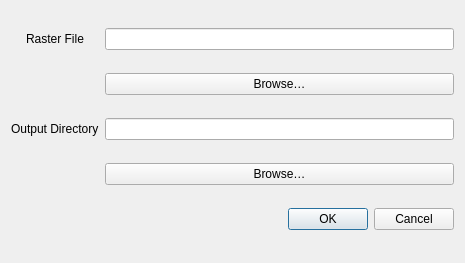
<?xml version="1.0" encoding="UTF-8"?>
<ui version="4.0">
 <class>Dialog</class>
 <widget class="QDialog" name="Dialog">
  <property name="geometry">
   <rect>
    <x>0</x>
    <y>0</y>
    <width>465</width>
    <height>263</height>
   </rect>
  </property>
  <property name="windowTitle">
   <string>Dialog</string>
  </property>
  <layout class="QGridLayout" name="gridLayout">
   <item row="0" column="0" alignment="Qt::AlignHCenter">
    <widget class="QLabel" name="label">
     <property name="text">
      <string>Raster File</string>
     </property>
    </widget>
   </item>
   <item row="0" column="1">
    <widget class="QLineEdit" name="rasterLineEdit"/>
   </item>
   <item row="1" column="1">
    <widget class="QPushButton" name="rasterButton">
     <property name="text">
      <string>Browse…</string>
     </property>
    </widget>
   </item>
   <item row="2" column="0">
    <widget class="QLabel" name="label_2">
     <property name="text">
      <string>Output Directory</string>
     </property>
    </widget>
   </item>
   <item row="2" column="1">
    <widget class="QLineEdit" name="outputDirLineEdit"/>
   </item>
   <item row="3" column="1">
    <widget class="QPushButton" name="outputDirButton">
     <property name="text">
      <string>Browse…</string>
     </property>
    </widget>
   </item>
   <item row="4" column="0" colspan="2">
    <widget class="QDialogButtonBox" name="buttonBox">
     <property name="orientation">
      <enum>Qt::Horizontal</enum>
     </property>
     <property name="standardButtons">
      <set>QDialogButtonBox::Cancel|QDialogButtonBox::Ok</set>
     </property>
    </widget>
   </item>
  </layout>
 </widget>
 <resources/>
 <connections>
  <connection>
   <sender>buttonBox</sender>
   <signal>accepted()</signal>
   <receiver>Dialog</receiver>
   <slot>accept()</slot>
   <hints>
    <hint type="sourcelabel">
     <x>248</x>
     <y>254</y>
    </hint>
    <hint type="destinationlabel">
     <x>157</x>
     <y>274</y>
    </hint>
   </hints>
  </connection>
  <connection>
   <sender>buttonBox</sender>
   <signal>rejected()</signal>
   <receiver>Dialog</receiver>
   <slot>reject()</slot>
   <hints>
    <hint type="sourcelabel">
     <x>316</x>
     <y>260</y>
    </hint>
    <hint type="destinationlabel">
     <x>286</x>
     <y>274</y>
    </hint>
   </hints>
  </connection>
 </connections>
</ui>
